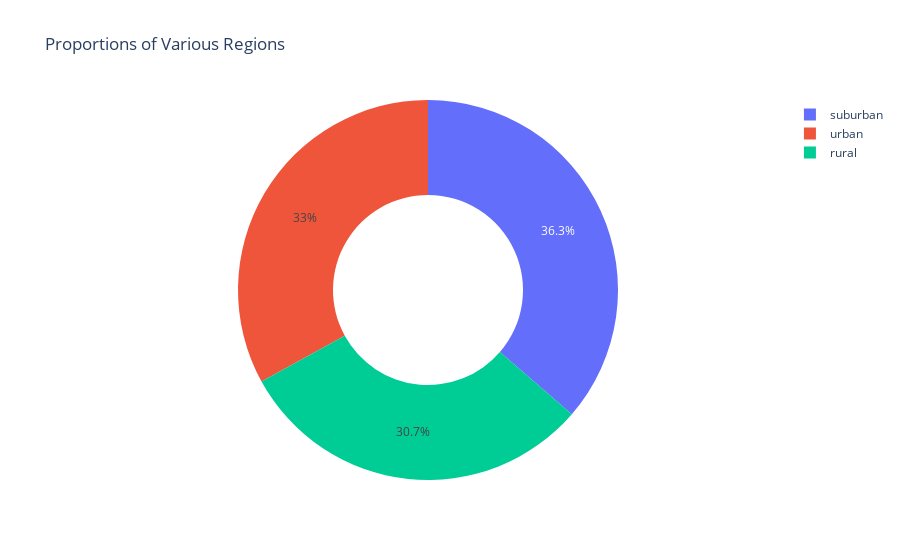

The notebook cell this image was saved under:
### Code cell
categories = ['suburban', 'rural', 'urban']
values = [len(suburban), len(rural), len(urban)]

fig = ex.pie(Education, values=values, names=categories, title='Proportions of Various Regions', hole=0.5)
fig.show()

### Figure 1 — Plotly figure (JSON) as saved in the notebook; plotly's stock layout.template omitted (floating-point values rounded to 4 significant figures)
{"data": [{"domain": {"x": [0, 1], "y": [0, 1]}, "hole": 0.5, "hovertemplate": "label=%{label}<br>value=%{value}<extra></extra>", "labels": ["suburban", "rural", "urban"], "legendgroup": "", "name": "", "showlegend": true, "type": "pie", "values": [109, 92, 99]}], "layout": {"autosize": true, "legend": {"tracegroupgap": 0}, "title": {"text": "Proportions of Various Regions"}}}
